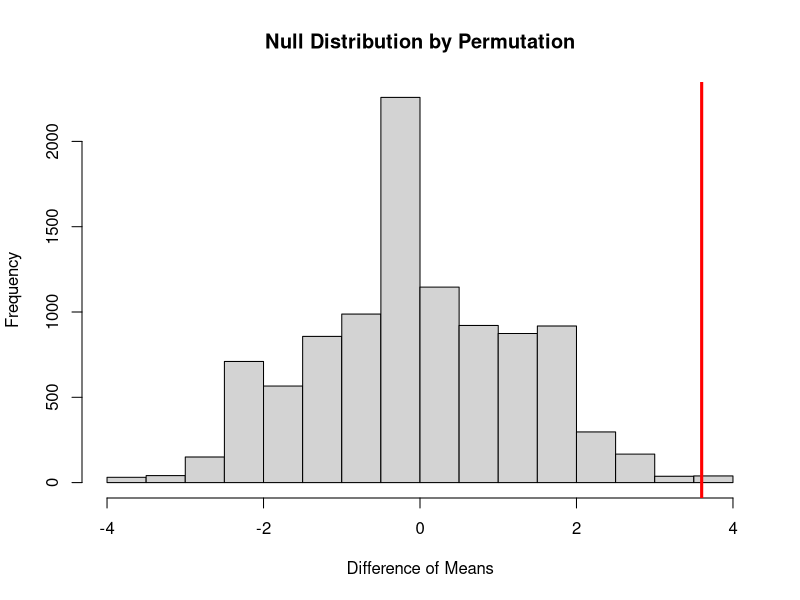
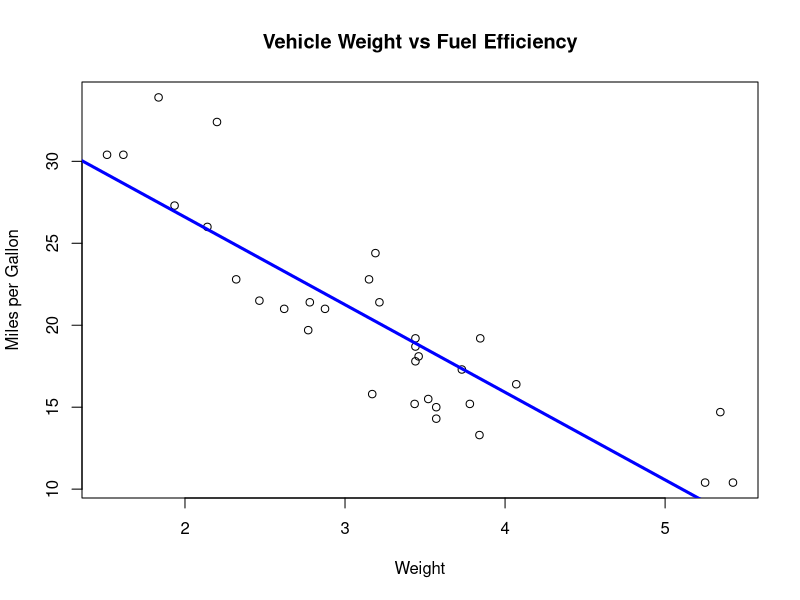
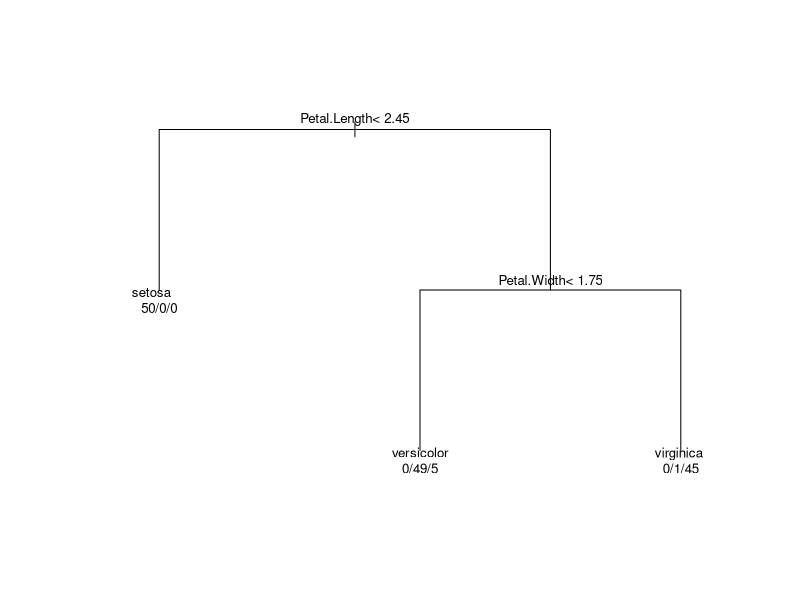

Here is the R script that generated these plots, in order:
#!/usr/bin/env Rscript

# =========================================================
# Classical Statistics for Biological Data
# Module 06 - Statistics for Biological Data
# UNAM ENES Juriquilla
# Efrén Nosedal González
# =========================================================

cat("==========================================\n")
cat("Starting Classical Statistics Analysis\n")
cat("==========================================\n")

# =========================================================
# Package Loading and Validation
# =========================================================

required_packages <- c(
  "pwr",
  "rpart"
)

# Set up a local user library directory within your home folder
user_lib <- path.expand("~/R/x86_64-pc-linux-gnu-library/4.4")
if(!dir.exists(user_lib)) {
  dir.create(user_lib, recursive = TRUE, showWarnings = FALSE)
}

# Add your personal home library folder to R's active search paths
.libPaths(c(user_lib, .libPaths()))

for(pkg in required_packages){
  if(!require(pkg, character.only = TRUE, lib.loc = .libPaths())){
    cat(paste("Installing missing package:", pkg, "to personal library...\n"))
    install.packages(pkg,
                     lib = user_lib,
                     repos = "https://cloud.r-project.org")
    library(pkg, character.only = TRUE, lib.loc = user_lib)
  }
}

# =========================================================
# Output Directory Validation
# =========================================================

if(!dir.exists("../figures")){
  dir.create("../figures", recursive = TRUE)
}

# =========================================================
# Section 1: Wilcoxon Rank Sum Test
# =========================================================

cat("[1/6] Running Wilcoxon Test...\n")

control <- c(5, 6, 7, 5, 6)
treated <- c(9, 10, 8, 9, 11)

wilcox_results <- wilcox.test(
  control,
  treated
)

print(wilcox_results)

# =========================================================
# Section 2: Kruskal-Wallis Test
# =========================================================

cat("[2/6] Running Kruskal-Wallis Test...\n")

group <- factor(c(
  rep("A", 5),
  rep("B", 5),
  rep("C", 5)
))

values <- c(
  5, 6, 7, 5, 6,
  8, 9, 10, 9, 11,
  12, 13, 14, 13, 15
)

kruskal_results <- kruskal.test(
  values ~ group
)

print(kruskal_results)

# =========================================================
# Section 3: Permutation Test
# =========================================================

cat("[3/6] Running Permutation Test...\n")

observed_difference <- mean(treated) - mean(control)
all_data <- c(control, treated)
labels <- c(rep("control", 5), rep("treated", 5))

permuted_differences <- numeric(10000)

set.seed(123)

for(i in 1:10000){
  shuffled_labels <- sample(labels)
  permuted_differences[i] <-
    mean(all_data[shuffled_labels == "treated"]) -
    mean(all_data[shuffled_labels == "control"])
}

permutation_pvalue <- mean(abs(permuted_differences) >= abs(observed_difference))

cat("\nObserved Difference:\n")
print(observed_difference)

cat("\nPermutation p-value:\n")
print(permutation_pvalue)

png(
  "../figures/permutation_test.png",
  width = 1200,
  height = 900,
  type = "cairo"
)

hist(
  permuted_differences,
  main = "Null Distribution by Permutation",
  xlab = "Difference of Means"
)

abline(
  v = observed_difference,
  lwd = 3,
  col = "red"
)

dev.off()

# =========================================================
# Section 4: Correlation Analysis
# =========================================================

cat("[4/6] Running Correlation Analysis...\n")

pearson_correlation <- cor(mtcars$wt, mtcars$mpg, method = "pearson")
spearman_correlation <- cor(mtcars$wt, mtcars$mpg, method = "spearman")
kendall_correlation <- cor(mtcars$wt, mtcars$mpg, method = "kendall")

cat("\nPearson Correlation:\n")
print(pearson_correlation)

cat("\nSpearman Correlation:\n")
print(spearman_correlation)

cat("\nKendall Correlation:\n")
print(kendall_correlation)

png(
  "../figures/correlation_plot.png",
  width = 1200,
  height = 900,
  type = "cairo"
)

plot(
  mtcars$wt,
  mtcars$mpg,
  main = "Vehicle Weight vs Fuel Efficiency",
  xlab = "Weight",
  ylab = "Miles per Gallon"
)

abline(
  lm(mpg ~ wt, data = mtcars),
  lwd = 3,
  col = "blue"
)

dev.off()

# =========================================================
# Section 5: Statistical Power Analysis
# =========================================================

cat("[5/6] Running Power Analysis...\n")

power_results <- pwr.t.test(
  d = 0.8,
  power = 0.8,
  sig.level = 0.05,
  type = "two.sample"
)

print(power_results)

# =========================================================
# Section 6: Decision Tree Analysis
# =========================================================

cat("[6/6] Running Decision Tree Analysis...\n")

decision_tree_model <- rpart(
  Species ~ .,
  data = iris,
  method = "class"
)

png(
  "../figures/decision_tree.png",
  width = 1200,
  height = 900,
  type = "cairo"
)

plot(
  decision_tree_model,
  uniform = TRUE,
  margin = 0.1
)

text(
  decision_tree_model,
  use.n = TRUE,
  cex = 0.8
)

dev.off()

# =========================================================
# Final Summary
# =========================================================

cat("\n==========================================\n")
cat("Analysis Completed Successfully\n")
cat("==========================================\n")

cat("\nGenerated Figures:\n")
cat("- permutation_test.png\n")
cat("- correlation_plot.png\n")
cat("- decision_tree.png\n")

cat("\nModule 06 Statistical Analyses Completed:\n")
cat("- Wilcoxon Rank Sum Test\n")
cat("- Kruskal-Wallis Test\n")
cat("- Permutation Testing\n")
cat("- Pearson Correlation\n")
cat("- Spearman Correlation\n")
cat("- Kendall Correlation\n")
cat("- Statistical Power Analysis\n")
cat("- Decision Tree Classification\n")
